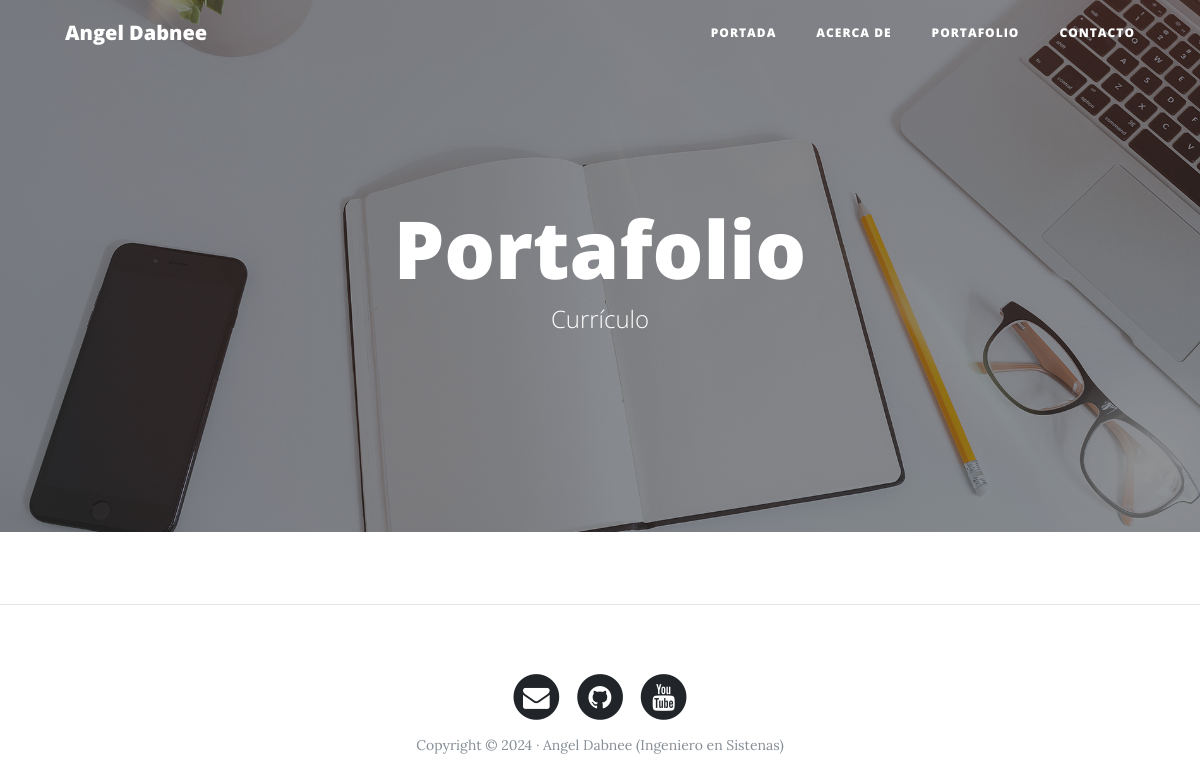
/portafolio/, run on an earlier commit of the app's database.
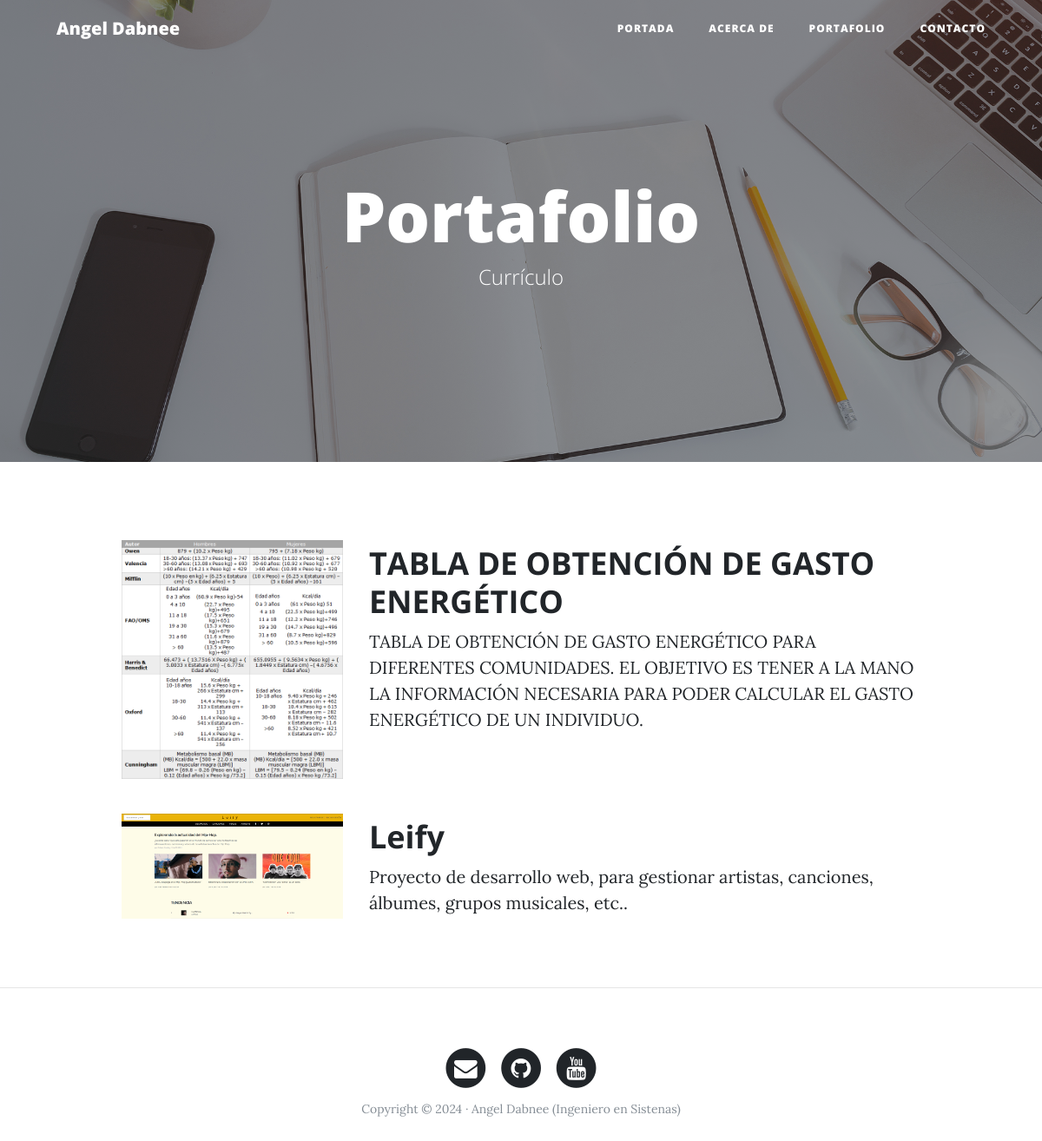
And on a later commit of the database.
### portfolio/models.py (models this page shows, shortened)
class Project(models.Model):
    title = models.CharField(max_length=200,verbose_name='Titulo')
    description = models.TextField(verbose_name='Descripción')
    image = models.ImageField(verbose_name='Imagen',upload_to='projects')
    link = models.URLField(verbose_name= "Direccion Web", null = True, blank = True)
    created = models.DateTimeField(auto_now_add=True,verbose_name='Fecha de creación')
    updated = models.DateTimeField(auto_now=True,verbose_name='Fecha de edición')
    class Meta:
        verbose_name = 'projecto'
        verbose_name_plural = 'proyectos'
        ordering = ['-created']

### portfolio/views.py (the view)
# urls.py: path('portafolio/', portfolio_views.portafolio, name="portafolio"),
def portafolio (request):
    projects = Project.objects.all()
    return render(request, "portfolio/portafolio.html", {'projects':projects})

### portfolio/templates/portfolio/portafolio.html (shortened to what this page needs)
{% extends 'core/base.html' %}
{% block background%}{%load static%}{% static 'core/img/portfolio-bg.jpg' %}{% endblock %}
{%block headers%}
<h1>Portafolio</h1>
<span class="subheading">Currículo</span>
{% endblock %}
{% block content %}
    {% for project in projects %}
        <div class="row project">
            <div class="col-lg-3 col-md-4 offset-lg-1">
            <img class="img-fluid" src="{{project.image.url}}" alt="">
        </div>
        <div class="col-lg-7 col-md-8">
            <h2 class="section-heading title">{{project.title}}</h2>
            <p>{{project.description}}</p>
            </div>
        </div>
    {% endfor %}
{% endblock content %}

### core/templates/core/base.html (shortened to what this page needs)
<!DOCTYPE html>
<html lang="es">
  <head>
    {% load static %}
    <link href="{% static 'core/vendor/bootstrap/css/bootstrap.min.css' %}" rel="stylesheet">
    <link href="{% static 'core/vendor/font-awesome/css/font-awesome.min.css' %}" rel="stylesheet" type="text/css">
    <link href="{% static 'core/css/clean-blog.min.css' %}" rel="stylesheet">
  </head>
  <body>
    <nav class="navbar navbar-expand-lg navbar-light fixed-top" id="mainNav">
      <div class="container">
        <a class="navbar-brand" href="index.html">Angel Dabnee</a>
        <div class="collapse navbar-collapse" id="navbarResponsive">
          <ul class="navbar-nav ml-auto">
            <li class="nav-item">
              <a class="nav-link" href="{% url 'home' %}">Portada</a>
            </li>
            <li class="nav-item">
              <a class="nav-link" href="{% url 'about' %}">Acerca de</a>
            </li>
            <li class="nav-item">
              <a class="nav-link" href="{% url 'portafolio' %}">Portafolio</a>
            </li>
            <li class="nav-item">
              <a class="nav-link" href="{% url 'contact' %}">Contacto</a>
            </li>
          </ul>
        </div>
      </div>
    </nav>
    <header class="masthead" style="background-image: url('{% block background %}{% endblock %}')">
      <div class="overlay"></div>
      <div class="container">
        <div class="row">
          <div class="col-lg-8 col-md-10 mx-auto">
            <div class="site-heading">
                {% block headers %}{% endblock %}
            </div>
          </div>
        </div>
      </div>
    </header>
  <div class="container">
      {%block content %}{% endblock content %}
  </div>
  {% if request.path != "/"%}
    <hr>
  {% endif %}
    <footer>
      <div class="container">
        <div class="row">
          <div class="col-lg-8 col-md-10 mx-auto">
            <ul class="list-inline text-center">
              <li class="list-inline-item">
                <a href="#">
                  <span class="fa-stack fa-lg">
                    <i class="fa fa-circle fa-stack-2x"></i>
                    <i class="fa fa-envelope fa-stack-1x fa-inverse"></i>
                  </span>
                </a>
              </li>
              <li class="list-inline-item">
                <a href="#">
                  <span class="fa-stack fa-lg">
                    <i class="fa fa-circle fa-stack-2x"></i>
                    <i class="fa fa-github fa-stack-1x fa-inverse"></i>
                  </span>
                </a>
              </li>
              <li class="list-inline-item">
                <a href="#">
                  <span class="fa-stack fa-lg">
                    <i class="fa fa-circle fa-stack-2x"></i>
                    <i class="fa fa-youtube fa-stack-1x fa-inverse"></i>
                  </span>
                </a>
              </li>
            </ul>
            <p class="copyright text-muted">Copyright &copy; 2024 · Angel Dabnee (Ingeniero en Sistenas) </p>
          </div>
        </div>
      </div>
    </footer>
  </body>
</html>

What changed in the data, as far as the page shows it:
added Project: image (picture), title "TABLA DE OBTENCIÓN DE GASTO ENERGÉTICO", description "TABLA DE OBTENCIÓN DE GASTO ENERGÉTICO PARA DIFERENTES COMUNIDADES. EL OBJETIVO ES TENER A LA MANO LA INFORMACIÓN NECESARIA PARA PODER CALCULAR EL GASTO ENERGÉTICO DE UN INDIVIDUO."
added Project: image (picture), title "Leify", description "Proyecto de desarrollo web, para gestionar artistas, canciones, álbumes, grupos musicales, etc.."
